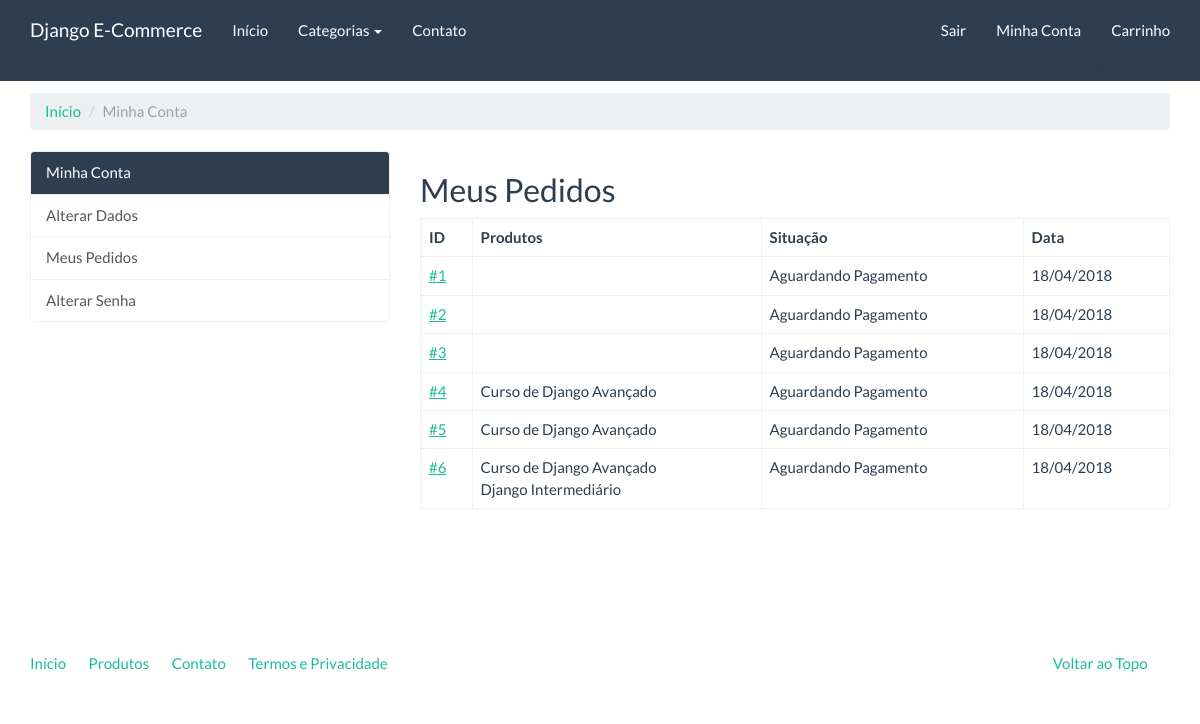
Before: /compras/meus_pedidos/ (signed in) with the older database file.
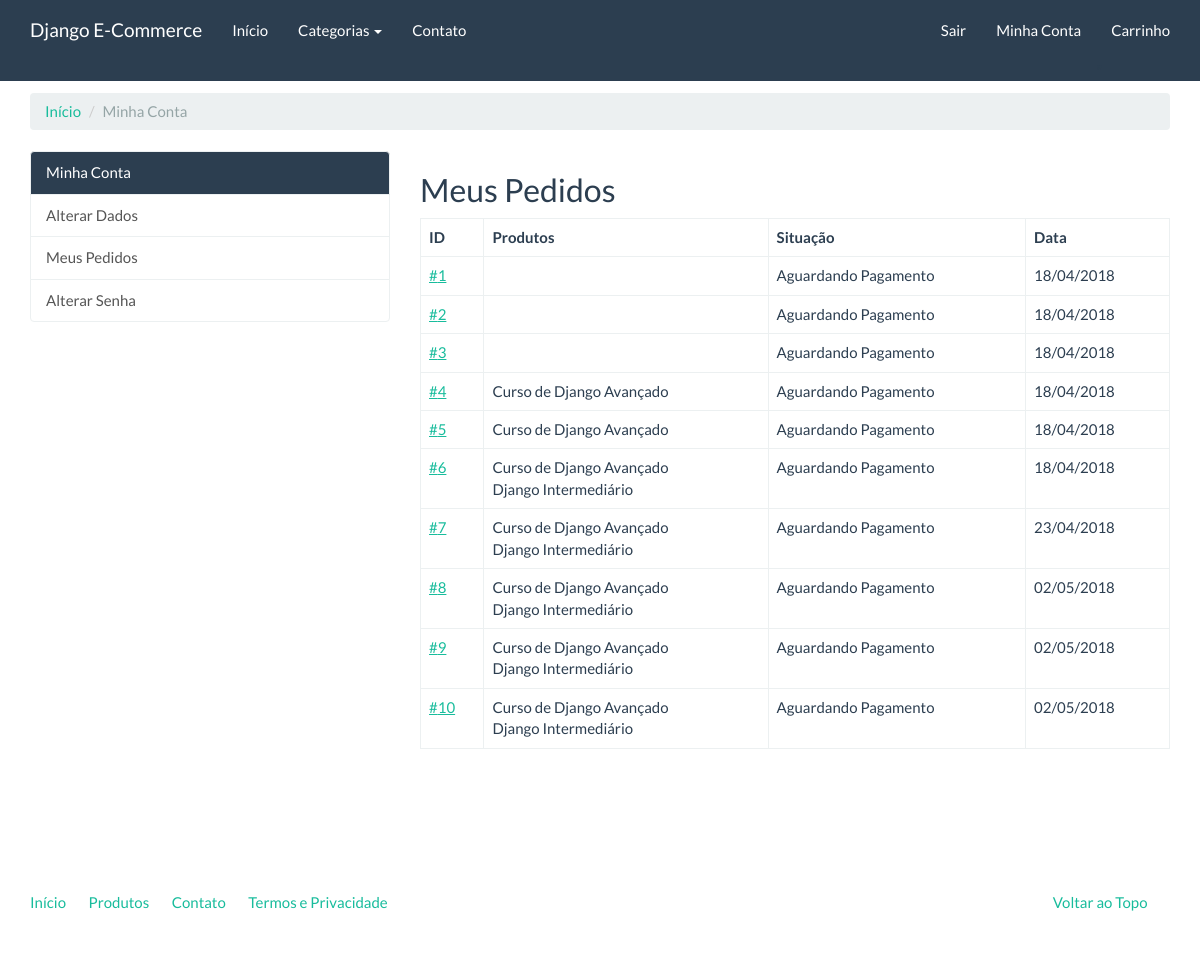
After: the same page with the newer database file.
### checkout/models.py (models this page shows, shortened)
class Order(models.Model):
    STATUS_CHOICES = (
        (0, 'Aguardando Pagamento'),
        (1, 'Concluída'),
        (2, 'Cancelada'),
    )
    PAYMENT_OPTIONS_CHOICES = (
        ('deposit', 'Depósito'),
        ('pagaseguro', 'PagSeguro'),
        ('paypal', 'Paypal'),
    )
    user = models.ForeignKey(settings.AUTH_USER_MODEL, on_delete=models.CASCADE,
                             verbose_name='Usuário')
    status = models.IntegerField('Situação', choices=STATUS_CHOICES, default=0, blank=True)
    payment_option = models.CharField('Opções de Pagamento', choices=PAYMENT_OPTIONS_CHOICES,
                                        default='deposit', max_length=20)
    created = models.DateTimeField('Criado em', auto_now_add=True)
    modified = models.DateTimeField('Modificado em', auto_now=True)
    objects = OrderManager()
    class Meta:
        verbose_name = 'Pedido'
        verbose_name_plural = 'Pedidos'
    def products(self):
        products_ids = self.items.values_list('product')
        return Product.objects.filter(pk__in=products_ids)
    def paypal(self):
        self.payment_option = 'paypal'
        self.save()
        paypal_dict = {
            'upload': '1',
            'business': settings.PAYPAL_EMAIL,
            'invoice': self.pk,
            'cmd': '_cart',
            'currency_code': 'BRL',
            'charset': 'utf-8',
        }
        index = 1
        for item in self.items.all():
            paypal_dict['amount_{}'.format(index)] = '%.2f' % item.price
            paypal_dict['item_name_{}'.format(index)] = item.product.name
            paypal_dict['quantity_{}'.format(index)] = item.quantity
            index = index + 1
        return paypal_dict

### catalog/models.py (models this page shows, shortened)
class Product(models.Model):
    name = models.CharField('Nome', max_length=100)
    slug = models.SlugField('Identificador', max_length=100)
    category = models.ForeignKey(Category, verbose_name='Categoria',
                                 on_delete=models.CASCADE)
    description = models.TextField('Descrição', blank=True)
    price = models.DecimalField('Preço', decimal_places=2, max_digits=8)
    created = models.DateTimeField('Criado em', auto_now_add=True)
    modified = models.DateTimeField('Modificado em', auto_now=True)
    class Meta:
        verbose_name = 'Produto'
        verbose_name_plural = 'Produtos'
        ordering = ['name']

### checkout/views.py (the view)
# urls.py: path('meus_pedidos/', views.OrderListView.as_view(), name='order_list'),
class OrderListView(LoginRequiredMixin, ListView):
    template_name = 'checkout/order_list.html'
    def get_queryset(self):
        return Order.objects.filter(user=self.request.user)

### catalog/context_processors.py (called while the page is built)
def categories(request):
    return {
        'categories': Category.objects.all()
    }

### catalog/models.py (called while the page is built)
    def get_absolute_url(self):
        return reverse('catalog:product_category_list',
                       kwargs={'slug': self.slug})

### core/templatetags/pagination.py (called while the page is built)
@register.inclusion_tag('pagination.html')
def pagination(request, paginator, page_obj):
    context = {}
    context['paginator'] = paginator
    context['request'] = request
    context['page_obj'] = page_obj
    getvars = request.GET.copy()
    if 'page' in getvars:
        del getvars['page']
    if len(getvars) > 0 :
        context['getvars'] = '&{0}'.format(getvars.urlencode())
    else:
        context['getvars'] = ''
    return context

### checkout/templates/checkout/order_list.html (shortened to what this page needs)
{% extends "accounts/index.html" %}
{% load pagination %}
{% block accounts_container %}
<h2>Meus Pedidos</h2>
<table class="table table-bordered">
    <thead>
        <tr>
            <th>
                ID
            </th>
            <th>
                Produtos
            </th>
            <th>
                Situação
            </th>
            <th>
                Data
            </th>
        </tr>
    </thead>
    <tbody>
        {% for order in object_list %}
        <tr>
            <td>
                <a href="{% url 'checkout:order_detail' order.pk%}">#{{ order.pk }}</a>
            </td>
            <td>
                {% for product in order.products %}
                {{ product.name }}{% if not forloop.last %}<br />{% endif %}
                {% endfor %}
            </td>
            <td>
                {{ order.get_status_display }}
            </td>
            <td>
                {{ order.created|date:"d/m/Y" }}
            </td>
        </tr>
        {% endfor %}
    </tbody>
</table>
{% pagination request paginator page_obj %}
{% endblock %}

### accounts/templates/accounts/index.html (shortened to what this page needs)
{% extends "base.html" %}
{% block container %}
<ol class="breadcrumb">
  <li><a href="{% url 'accounts:index' %}">Início</a></li>
  <li class="active">Minha Conta</li>
</ol>
<div class="row">
    <div class="col-md-4">
        <div class="list-group">
          <a href="{% url 'accounts:index' %}" class="list-group-item active">Minha Conta</a>
          <a href="{% url 'accounts:update_user' %}" class="list-group-item">Alterar Dados</a>
          <a href="{% url 'checkout:order_list' %}" class="list-group-item">Meus Pedidos</a>
          <a href="{% url 'accounts:update_password' %}" class="list-group-item">Alterar Senha</a>
        </div>
    </div>
    <div class="col-md-8">
      {% block accounts_container %}{% endblock %}
    </div>
</div>
{% endblock %}

### core/templates/base.html (shortened to what this page needs)
<!DOCTYPE html>
{% load static %}
<html lang="en">
<head>
	<link rel="stylesheet" href="{% static 'assets/bootstrap.min.css' %}" media="screen" />
	<link rel="stylesheet" href="{% static 'assets/custom.min.css' %}" media="screen" />
</head>
<body>
    <div class="navbar navbar-default navbar-fixed-top">
      <div class="container">
        <div class="navbar-header">
          <a href="" class="navbar-brand">Django E-Commerce</a>
        </div>
        <div class="navbar-collapse collapse" id="navbar-main">
          <ul class="nav navbar-nav">
            <li>
              <a href="{% url 'index' %}">Início</a>
            </li>
            <li class="dropdown">
              <a class="dropdown-toggle" data-toggle="dropdown" href="{% url 'catalog:product_list' %}" id="download">Categorias <span class="caret"></span></a>
            </li>
			<li>
				<a href="{% url 'contact' %}">Contato</a>
			</li>
          </ul>
          <ul class="nav navbar-nav navbar-right">
						{% if user.is_authenticated %}
						<li><a href="{% url 'logout' %}">Sair</a></li>
            <li><a href="{% url 'accounts:index' %}">Minha Conta</a></li>
						{% else %}
						<li><a href="{% url 'login' %}">Entrar</a></li>
						<li><a href="{% url 'accounts:register' %}">Registre-se</a></li>
						{% endif %}
						<li><a href="{% url 'checkout:cart_item' %}">Carrinho</a>"</li>
          </ul>
        </div>
      </div>
    </div>
    <div class="container margin-top">
		{% block messages%}
		<br>
		{% endblock %}
		{% block container %}{% endblock %}
		<footer>
			<div class="row">
			  <div class="col-lg-12">
			    <ul class="list-unstyled">
			      <li class="pull-right"><a href="#top">Voltar ao Topo</a></li>
			      <li><a href="">Início</a></li>
			      <li><a href="">Produtos</a></li>
			      <li><a href="">Contato</a></li>
			      <li><a href="">Termos e Privacidade</a></li>
			    </ul>
			  </div>
			</div>
		</footer>
	</div>
</body>
</html>

### core/templates/pagination.html (shortened to what this page needs)
<div class="row">
  <div class="col-md-12">
    <nav>
    </nav>
  </div>
</div>

Changed rows visible on the page:
added Order: pk "7", status "Aguardando Pagamento", created "23/04/2018", Product (name "Curso de Django Avançado"), Product (name "Django Intermediário")
added Order: pk "8", status "Aguardando Pagamento", created "02/05/2018", Product (name "Curso de Django Avançado"), Product (name "Django Intermediário")
added Order: pk "9", status "Aguardando Pagamento", created "02/05/2018", Product (name "Curso de Django Avançado"), Product (name "Django Intermediário")
added Order: pk "10", status "Aguardando Pagamento", created "02/05/2018", Product (name "Curso de Django Avançado"), Product (name "Django Intermediário")
